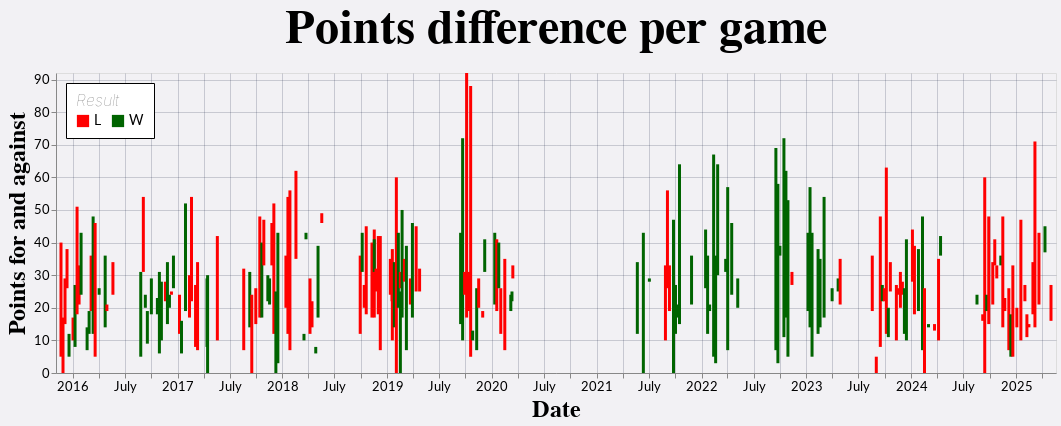

This figure's notebook cell:
### Code cell
alt.Chart(df).mark_bar(width=3).encode(
    y=alt.Y('F:Q', title='Points for and against', scale=alt.Scale(nice=False)),
    y2=alt.Y2('A:Q'),
    x=alt.X('Date:T', scale=alt.Scale(nice=False)),
    color=alt.Color('Result:N', 
        scale=alt.Scale(domain=["L", "W"], range=['red','darkgreen']), 
        legend=alt.Legend(orient='top-left', fillColor="white", symbolSize=150, padding=10, strokeColor="black", direction="horizontal"),),
    tooltip=['Season', 'Club', 'Team', 'Result', 'F', 'A'],
).properties(
    title=alt.Title(
        text='Points difference per game',
        offset=20,
        anchor='middle',
    ),
    width=1000,
)

### Figure 1 — Vega-Lite specification as saved in the notebook (floating-point values rounded to 4 significant figures; data arrays with more than 128 entries replaced by an {"elided": "..."} marker saying what was removed)
{"config": {"axis": {"labelFont": "Lato, sans-serif", "titleFont": "PT Sans Narrow, Helvetica Neue, Helvetica, Arial, sans-serif", "labelFontSize": 13, "titleFontSize": 24, "gridColor": "#202947", "gridOpacity": 0.2}, "header": {"labelFont": "PT Sans Narrow, Helvetica Neue, Helvetica, Arial, sans-serif", "titleFont": "PT Sans Narrow, Helvetica Neue, Helvetica, Arial, sans-serif", "labelFontSize": 24, "titleFontSize": 28, "labelFontWeight": "bold", "orient": "left"}, "legend": {"labelFont": "Lato, sans-serif", "titleFont": "PT Sans Narrow, Helvetica Neue, Helvetica, Arial, sans-serif", "labelFontSize": 14, "titleFontSize": 16, "titlePadding": 5, "fillColor": "white", "strokeColor": "black", "padding": 10, "titleFontWeight": "lighter", "titleFontStyle": "italic", "titleColor": "gray", "offset": 10}, "title": {"font": "PT Sans Narrow, Helvetica Neue, Helvetica, Arial, sans-serif", "fontSize": 48, "fontWeight": "bold", "anchor": "start", "align": "center", "titlePadding": 20, "subtitlePadding": 10, "subtitleFontSize": 13, "subtitleColor": "", "subtitleFontStyle": "italic", "offset": 15, "color": "black"}, "axisX": {"labelAngle": 0}, "facet": {"title": null, "header": null, "align": {"row": "each", "column": "each"}}, "resolve": {"scale": {"y": "independent", "facet": "independent"}}, "background": "#f2f1f4"}, "data": {"name": "data-4c9d1554b141cbf2d8cf4b93188841ed"}, "mark": {"type": "bar", "width": 3}, "encoding": {"color": {"field": "Result", "legend": {"direction": "horizontal", "fillColor": "white", "orient": "top-left", "padding": 10, "strokeColor": "black", "symbolSize": 150}, "scale": {"domain": ["L", "W"], "range": ["red", "darkgreen"]}, "type": "nominal"}, "tooltip": [{"field": "Season", "type": "nominal"}, {"field": "Club", "type": "nominal"}, {"field": "Team", "type": "nominal"}, {"field": "Result", "type": "nominal"}, {"field": "F", "type": "nominal"}, {"field": "A", "type": "nominal"}], "x": {"field": "Date", "scale": {"nice": false}, "type": "temporal"}, "y": {"field": "F", "scale": {"nice": false}, "title": "Points for and against", "type": "quantitative"}, "y2": {"field": "A"}}, "title": {"text": "Points difference per game", "anchor": "middle", "offset": 20}, "width": 1000, "$schema": "https://vega.github.io/schema/vega-lite/v5.20.1.json", "datasets": {"data-4c9d1554b141cbf2d8cf4b93188841ed": {"elided": "201 records"}}}
